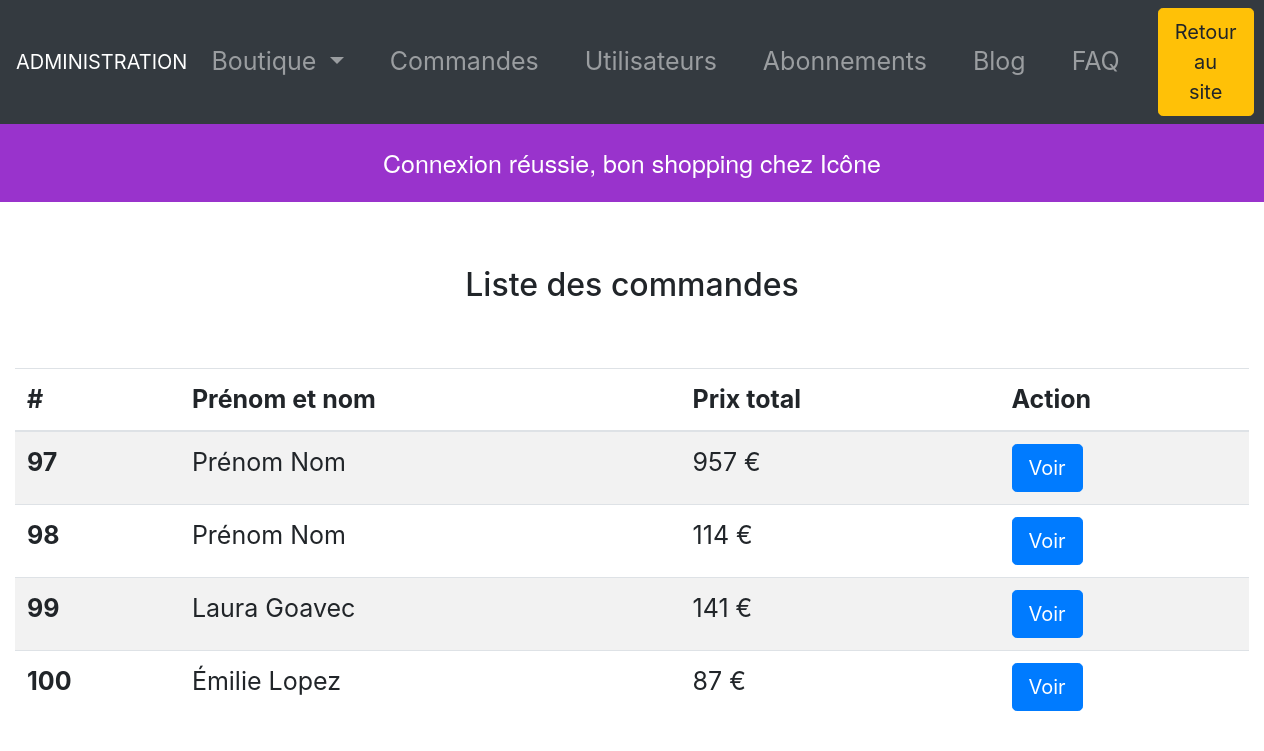
The app's page /index.php?p=orderAdmin&action=list (signed in) with its own data.
### tables this page shows
CREATE TABLE `orders` (
  `id` int(11) NOT NULL,
  `user_id` int(11) NOT NULL,
  `firstname` varchar(255) NOT NULL,
  `lastname` varchar(255) NOT NULL,
  `date` datetime NOT NULL DEFAULT CURRENT_TIMESTAMP,
  `billing_adress` varchar(255) NOT NULL,
  `billing_city` varchar(255) NOT NULL,
  `price` int(11) NOT NULL
);

### models/Order.php (called while the page is built, shortened)
<?php
function getAllOrders(){
    $db = dbConnect();
    $query = $db->query('SELECT * FROM orders');
    $allOrders = $query->fetchAll();
    return $allOrders;
}

### views/orderList.php (the view, shortened to what this page needs)
<!DOCTYPE html>
<html lang="fr">
<head>
    <link rel="stylesheet" href="assets/css/admin.css">
    <?php require 'partials/head_assets_admin.php'; ?>
</head>
<body>
<header>
    <?php require 'partials/header_admin.php'; ?>
</header>
<main>
    <?php if(isset($_SESSION['messages'])): ?>
        <div class="message">
            <?php foreach($_SESSION['messages'] as $message): ?>
                <?= $message ?><br>
            <?php endforeach; ?>
        </div>
    <?php endif; ?>
    <h2 class="p-3 text-center mt-5 mb-5">Liste des commandes</h2>
    <div class="container-fluid">
        <table class="table table-striped">
            <thead>
            <tr>
                <th scope="col">#</th>
                <th scope="col">Prénom et nom</th>
                <th scope="col">Prix total</th>
                <th scope="col">Action</th>
            </tr>
            </thead>
            <tbody>
            <?php foreach($orders as $order):?>
                <tr>
                    <th><?= htmlentities($order['id']) ?></th>
                    <td><?= htmlentities($order['firstname']) ?> <?= htmlentities($order['lastname']) ?></td>
                    <td><?= htmlentities($order['price']) ?> €</td>
                    <td>
                        <a class="btn btn-primary btn-lg" href="index.php?p=orderAdmin&action=view&id=<?= $order['id'] ?>" role="button">Voir</a>
                        </div>
                    </td>
                </tr>
            <?php endforeach; ?>
</main>
</body>

### assets/css/admin.css (style rules this page uses)
.message { text-align: center; font-family: "Helvetica Neue"; font-size: 25px; color: #ffffff; padding: 20px; background-color: #9933cc; }
th, tr, label { font-size: 25px; }

### records on screen
orders: id "97", firstname "Prénom", lastname "Nom", price "957"
orders: id "98", firstname "Prénom", lastname "Nom", price "114"
orders: id "99", firstname "Laura", lastname "Goavec", price "141"
orders: id "100", firstname "Émilie", lastname "Lopez", price "87"

### other values on screen
$message "Connexion réussie, bon shopping chez Icône"
